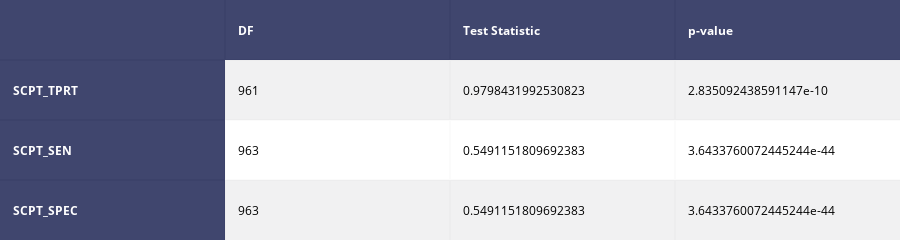

The code cell stored with this chart in its notebook:
### Code cell
# Test for normality
x = data_cog_SusAtt.SCPT_TPRT.dropna()
y = data_cog_SusAtt.SCPT_SEN.dropna()
z = data_cog_SusAtt.SCPT_SPEC.dropna()

shapiro_results_x = scipy.stats.shapiro(x)
shapiro_results_y = scipy.stats.shapiro(y)
shapiro_results_z = scipy.stats.shapiro(y)

matrix_sw = [
    ['', 'DF', 'Test Statistic', 'p-value'],
    ['SCPT_TPRT', len(x) - 1, shapiro_results_x[0], shapiro_results_x[1]],
    ['SCPT_SEN', len(y) - 1, shapiro_results_y[0], shapiro_results_y[1]],
    ['SCPT_SPEC', len(y) - 1, shapiro_results_z[0], shapiro_results_z[1]]
]

shapiro_table = plotly.figure_factory.create_table(matrix_sw, index=True)
iplot(shapiro_table, filename='shapiro-table')

# PLot dist
g = sns.PairGrid(data_cog_SusAtt.dropna(), diag_sharey=False)
g.map_lower(sns.kdeplot, cmap="Blues_d")
g.map_upper(sns.regplot)
g.map_diag(sns.kdeplot, lw=3)

### Figure 1 — Plotly figure (JSON) as saved in the notebook; plotly's stock layout.template omitted (floating-point values rounded to 4 significant figures)
{"data": [{"colorscale": [[0, "#00083e"], [0.5, "#ededee"], [1, "#ffffff"]], "hoverinfo": "none", "opacity": 0.75, "showscale": false, "type": "heatmap", "z": [[0, 0, 0, 0], [0, 0.5, 0.5, 0.5], [0, 1, 1, 1], [0, 0.5, 0.5, 0.5]]}], "layout": {"annotations": [{"align": "left", "font": {"color": "#ffffff"}, "showarrow": false, "text": "<b></b>", "x": -0.45, "xanchor": "left", "xref": "x1", "y": 0, "yref": "y1"}, {"align": "left", "font": {"color": "#ffffff"}, "showarrow": false, "text": "<b>DF</b>", "x": 0.55, "xanchor": "left", "xref": "x1", "y": 0, "yref": "y1"}, {"align": "left", "font": {"color": "#ffffff"}, "showarrow": false, "text": "<b>Test Statistic</b>", "x": 1.55, "xanchor": "left", "xref": "x1", "y": 0, "yref": "y1"}, {"align": "left", "font": {"color": "#ffffff"}, "showarrow": false, "text": "<b>p-value</b>", "x": 2.55, "xanchor": "left", "xref": "x1", "y": 0, "yref": "y1"}, {"align": "left", "font": {"color": "#ffffff"}, "showarrow": false, "text": "<b>SCPT_TPRT</b>", "x": -0.45, "xanchor": "left", "xref": "x1", "y": 1, "yref": "y1"}, {"align": "left", "font": {"color": "#000000"}, "showarrow": false, "text": "961", "x": 0.55, "xanchor": "left", "xref": "x1", "y": 1, "yref": "y1"}, {"align": "left", "font": {"color": "#000000"}, "showarrow": false, "text": "0.9798431992530823", "x": 1.55, "xanchor": "left", "xref": "x1", "y": 1, "yref": "y1"}, {"align": "left", "font": {"color": "#000000"}, "showarrow": false, "text": "2.835092438591147e-10", "x": 2.55, "xanchor": "left", "xref": "x1", "y": 1, "yref": "y1"}, {"align": "left", "font": {"color": "#ffffff"}, "showarrow": false, "text": "<b>SCPT_SEN</b>", "x": -0.45, "xanchor": "left", "xref": "x1", "y": 2, "yref": "y1"}, {"align": "left", "font": {"color": "#000000"}, "showarrow": false, "text": "963", "x": 0.55, "xanchor": "left", "xref": "x1", "y": 2, "yref": "y1"}, {"align": "left", "font": {"color": "#000000"}, "showarrow": false, "text": "0.5491151809692383", "x": 1.55, "xanchor": "left", "xref": "x1", "y": 2, "yref": "y1"}, {"align": "left", "font": {"color": "#000000"}, "showarrow": false, "text": "3.6433760072445244e-44", "x": 2.55, "xanchor": "left", "xref": "x1", "y": 2, "yref": "y1"}, {"align": "left", "font": {"color": "#ffffff"}, "showarrow": false, "text": "<b>SCPT_SPEC</b>", "x": -0.45, "xanchor": "left", "xref": "x1", "y": 3, "yref": "y1"}, {"align": "left", "font": {"color": "#000000"}, "showarrow": false, "text": "963", "x": 0.55, "xanchor": "left", "xref": "x1", "y": 3, "yref": "y1"}, {"align": "left", "font": {"color": "#000000"}, "showarrow": false, "text": "0.5491151809692383", "x": 1.55, "xanchor": "left", "xref": "x1", "y": 3, "yref": "y1"}, {"align": "left", "font": {"color": "#000000"}, "showarrow": false, "text": "3.6433760072445244e-44", "x": 2.55, "xanchor": "left", "xref": "x1", "y": 3, "yref": "y1"}], "height": 170, "margin": {"b": 0, "l": 0, "r": 0, "t": 0}, "xaxis": {"dtick": 1, "gridwidth": 2, "showticklabels": false, "tick0": -0.5, "ticks": "", "zeroline": false}, "yaxis": {"autorange": "reversed", "dtick": 1, "gridwidth": 2, "showticklabels": false, "tick0": 0.5, "ticks": "", "zeroline": false}}}
